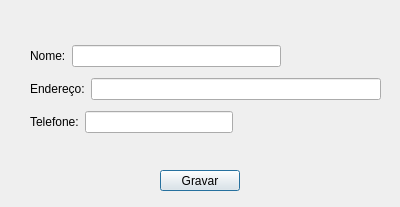
<?xml version="1.0" encoding="UTF-8"?>
<ui version="4.0">
 <class>add_new</class>
 <widget class="QDialog" name="add_new">
  <property name="geometry">
   <rect>
    <x>0</x>
    <y>0</y>
    <width>400</width>
    <height>207</height>
   </rect>
  </property>
  <property name="windowTitle">
   <string>Dialog</string>
  </property>
  <widget class="QPushButton" name="btn_salvar">
   <property name="geometry">
    <rect>
     <x>160</x>
     <y>170</y>
     <width>80</width>
     <height>21</height>
    </rect>
   </property>
   <property name="text">
    <string>Gravar</string>
   </property>
  </widget>
  <widget class="QWidget" name="">
   <property name="geometry">
    <rect>
     <x>30</x>
     <y>40</y>
     <width>351</width>
     <height>101</height>
    </rect>
   </property>
   <layout class="QVBoxLayout" name="verticalLayout">
    <item>
     <layout class="QHBoxLayout" name="horizontalLayout_3">
      <item>
       <widget class="QLabel" name="label">
        <property name="text">
         <string>Nome:</string>
        </property>
       </widget>
      </item>
      <item>
       <widget class="QLineEdit" name="txt_nome"/>
      </item>
      <item>
       <spacer name="horizontalSpacer_2">
        <property name="orientation">
         <enum>Qt::Horizontal</enum>
        </property>
        <property name="sizeType">
         <enum>QSizePolicy::Preferred</enum>
        </property>
        <property name="sizeHint" stdset="0">
         <size>
          <width>100</width>
          <height>20</height>
         </size>
        </property>
       </spacer>
      </item>
     </layout>
    </item>
    <item>
     <layout class="QHBoxLayout" name="horizontalLayout_2">
      <item>
       <widget class="QLabel" name="label_2">
        <property name="text">
         <string>Endereço:</string>
        </property>
       </widget>
      </item>
      <item>
       <widget class="QLineEdit" name="txt_end"/>
      </item>
     </layout>
    </item>
    <item>
     <layout class="QHBoxLayout" name="horizontalLayout">
      <item>
       <widget class="QLabel" name="label_3">
        <property name="text">
         <string>Telefone:</string>
        </property>
       </widget>
      </item>
      <item>
       <widget class="QLineEdit" name="txt_tel"/>
      </item>
      <item>
       <spacer name="horizontalSpacer">
        <property name="orientation">
         <enum>Qt::Horizontal</enum>
        </property>
        <property name="sizeHint" stdset="0">
         <size>
          <width>40</width>
          <height>20</height>
         </size>
        </property>
       </spacer>
      </item>
     </layout>
    </item>
   </layout>
  </widget>
 </widget>
 <resources/>
 <connections/>
</ui>
